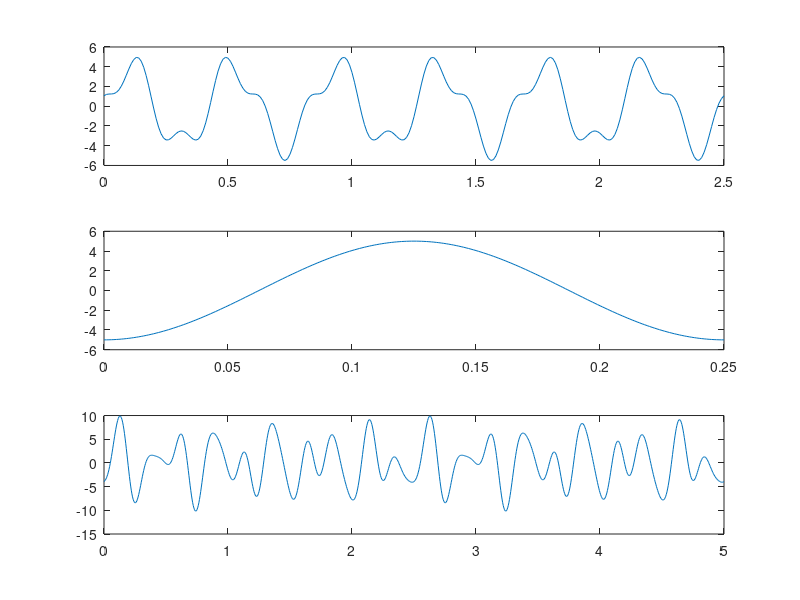

The MATLAB source for this figure:
t1 = linspace(0,2.5,251); %% Time domain of y1 as specified in the exercise
t2 = linspace(0,0.25,251); %% Time domain of y2 as in the figure in the pdf-document
t3 = linspace(0,5,1001); %% Time domain of y3 containing exactly 2 periods of this function
y1 = 4*cos(4.8*pi*t1+(3*pi/2))+1.5*cos(pi*12*t1+pi/4); %% Signal specified by the frequency spectrum
y2 = 5*cos(4*2*pi*t2+pi); %% Signal specified by the figure
y3 = 5*cos(8*pi*t3+pi) + 4*cos(4.8*pi*t3+(3*pi/2))+1.5*cos(pi*12*t3+pi/4); %% Summation of y1 and y2

subplot(3,1,1),
plot(t1,y1);
subplot(3,1,2),
plot(t2,y2);
subplot(3,1,3),
plot(t3,y3);
